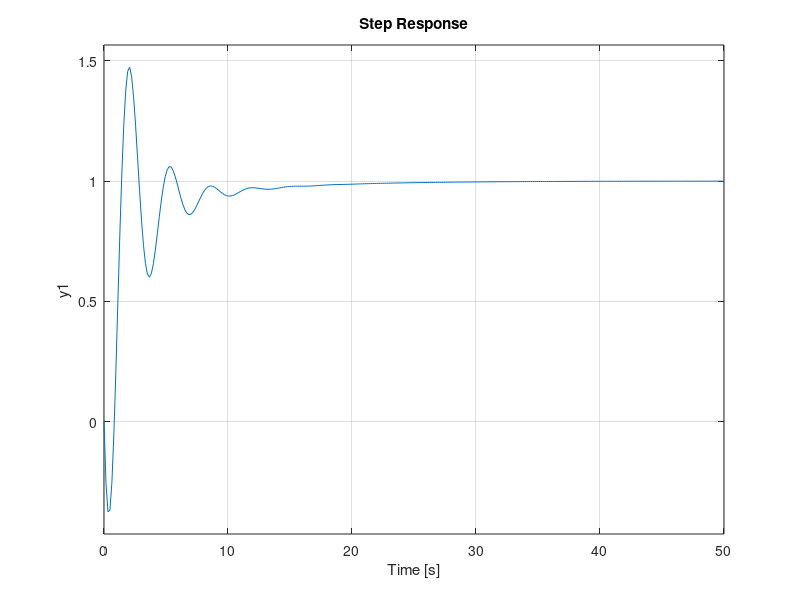

Write MATLAB code to recreate this figure.
%% https://www.section.io/engineering-education/pid-controllers-using-matlab/
clear all
clc
% % The transfer function variables. We have the values for the numerator 
% % and the denominator
% num = [ 1 ];
% den = [ 1 3 1];
% 
% % We denote the transfer function as tf.
% Gp = tf(num, den);  % setting the transfer function.
% H = 1;   % feedback transfer function. It shows the expected unit response.
% 
% M = feedback( Gp, H);  %feedback of the plant.
% % step(M)     %step response
% hold on
% grid on

%% 3.a
% The transfer function variables. We have the values for the numerator 
% and the denominator
num = [ 1 ];
den = [ 1 3 1];

% We denote the transfer function as tf.
Gp = tf(num, den);  % setting the transfer function.
H = 1;   % feedback transfer function. It shows the expected unit response.

% Kp = 4;   % proportional constant
% Ki = 0;    % integral constant
% Kd = 0;    % derivative constant
% 
% Gc = pid(Kp,Ki,Kd);  % the contoller.
% 
% Mc = feedback(Gc*Gp, H);  %transfer function with control.
% step(Mc)    %step response of the transfer function with control.
% hold on
% grid on

%% 3.b
% Kp = 5;   % proportional constant
% Ki = 0;    % integral constant
% Kd = 0;    % derivative constant
% 
% Gc = pid(Kp,Ki,Kd);  % the contoller.
% 
% Mc = feedback(Gc*Gp, H);  %transfer function with control.
% step(Mc)    %step response of the transfer function with control.
% hold on
% grid on
%% 3.c
Kp = 3;   % proportional constant
Ki = 0.5;    % integral constant
Kd = -2;    % derivative constant

Gc = pid(Kp,Ki,Kd);  % the contoller.

Mc = feedback(Gc*Gp, H);  %transfer function with control.
step(Mc)    %step response of the transfer function with control.
hold on
grid on

